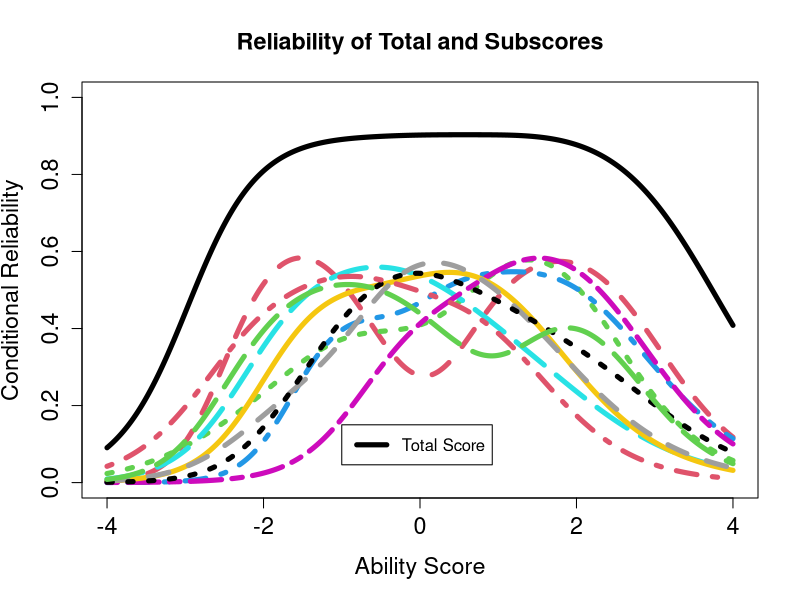

Write the R code that produced this figure.
# App for subscores

nitems = 50
nscores = 10
nexam = 2000

#create item parameters using IRT model (3PL)
discriminationLB = 1
discriminationUB = 2
guessingLB = .15
guessingUB = .35
difficultyLB = -2
difficultyUB = 2
diffstep = (difficultyUB - difficultyLB)/(nitems-1)

#generate item parameters
guessing = runif(n = nitems, min = guessingLB, max = guessingUB)
discrimination = runif(n = nitems, min = discriminationLB, max = discriminationUB)
difficulty = seq(difficultyLB,difficultyUB,diffstep)

#generate examinee parameters
theta = rnorm(n = nexam,mean = 0, sd = 1)

#generate data
ICC = function(theta, a, b, c){
  prob = c + (1-c)*exp(a*(theta-b))/(1+exp(a*(theta-b)))
  return(prob)
}

IRTdataN1 = function(theta, a, b, c){
  prob = ICC(theta = theta, a = a, b = b, c = c)
  data = matrix(rbinom(n = length(a), size = 1, prob = prob),nrow=1)
  return(data)
}

IRTdataALL = function(theta, a, b, c){
  tdata = sapply(X = theta, FUN = IRTdataN1, simplify = TRUE, discrimination, difficulty, guessing)
  data = t(tdata)
  return(data)
}

IRTtestInfo = function(theta, a, b, c){
  #one theta and all a,b,c
  prob = ICC(theta = theta, a = a, b = b, c = c)
  iteminfo = (a^2)*((prob-c)^2/(1-c)^2)*(1-prob)/prob
  testinfo = sum(iteminfo)
  return(testinfo)
}



#create conditional reliabiltiy plot
theta = seq(-4, 4, .01)
infocurve = sapply(X = theta, FUN = IRTtestInfo, a = discrimination, b=difficulty, c=guessing)
VARtheta = 1/infocurve
thetaRel = 1/(1+VARtheta)

yplot = cbind(thetaRel)
xplot = cbind(theta)
remainder = nitems %% nscores
nitemsSub = rep(nitems %/% nscores, nscores)
if (remainder > 0){
  for (test in 1:remainder){
    nitemsSub[test] = nitemsSub[test] +1
  }
}

subtestItems = list()
ItemsLeft = 1:nitems
for (test in 1:nscores){
  
  subtestItems[[test]] = sample(x = ItemsLeft, size = nitemsSub[test], replace = FALSE)
  ItemsLeft = ItemsLeft[which(!(ItemsLeft %in% subtestItems[[test]]))]
  
  subtestInfoCurve = sapply(X = theta, FUN=IRTtestInfo, a = discrimination[subtestItems[[test]]], b = difficulty[subtestItems[[test]]],
                            c = guessing[subtestItems[[test]]])
  
  subtestVarTheta = 1/subtestInfoCurve
  subtestThetaRel =  1/(1+subtestVarTheta)
  yplot = cbind(yplot, subtestThetaRel)
  xplot = cbind(xplot, theta)
}



matplot(y = yplot, x = xplot, type="l", lwd=5, ylab = "Conditional Reliability", 
        xlab = "Ability Score", main = "Reliability of Total and Subscores", cex.axis = 1.4, cex.lab = 1.4, cex.main = 1.4, ylim = c(0,1), 
        col = 1:(nscores+1), lty = 1:(nscores+1))
legend(x = -1, y = .15, legend = c("Total Score"), col = 1, lty = 1, lwd=5)
#legend(x = -1, y = .15, legend = c("Total Score", paste("Subscore", 1:nscores)), col = 1:(nscores+1), lty = 1:(nscores+1), lwd=5)


